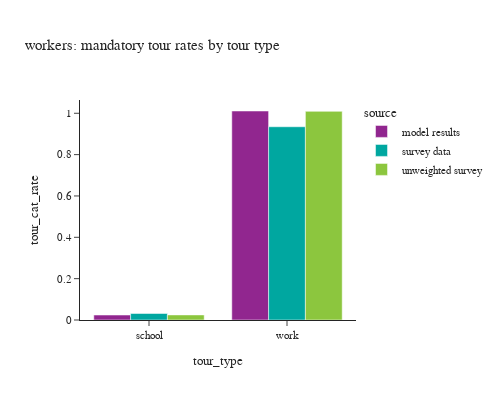
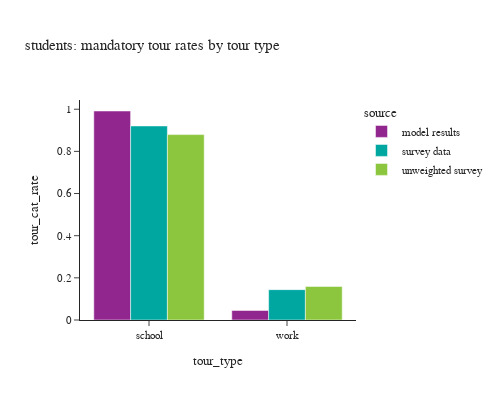

Notebook cell for these charts, in order:
### Code cell
# worker tour rates
df_plot = w_tour_data.groupby(['source','tour_type'])[['tour_weight']].sum().reset_index(). \
    merge(df_worker_count, how='left', on='source')
df_plot['tour_cat_rate'] = df_plot['tour_weight']/df_plot['person_weight']

fig = px.bar(df_plot, x="tour_type", y="tour_cat_rate", color="source",barmode="group",
             title="workers: mandatory tour rates by tour type")
fig.update_layout(height=400, width=500)
fig.show()

df_plot = s_tour_data.groupby(['source','tour_type'])[['tour_weight']].sum().reset_index(). \
    merge(df_student_count, how='left', on='source')
df_plot['tour_cat_rate'] = df_plot['tour_weight']/df_plot['person_weight']

fig = px.bar(df_plot, x="tour_type", y="tour_cat_rate", color="source",barmode="group",
             title="students: mandatory tour rates by tour type")
fig.update_layout(height=400, width=500)
fig.show()

### Figure 1 — Plotly figure (JSON) as saved in the notebook; plotly's stock layout.template omitted (floating-point values rounded to 4 significant figures)
{"data": [{"alignmentgroup": "True", "hovertemplate": "source=model results<br>tour_type=%{x}<br>tour_cat_rate=%{y}<extra></extra>", "legendgroup": "model results", "marker": {"color": "#91268F", "pattern": {"shape": ""}}, "name": "model results", "offsetgroup": "model results", "orientation": "v", "showlegend": true, "textposition": "auto", "type": "bar", "x": ["school", "work"], "xaxis": "x", "y": [0.02399, 1.011], "yaxis": "y"}, {"alignmentgroup": "True", "hovertemplate": "source=survey data<br>tour_type=%{x}<br>tour_cat_rate=%{y}<extra></extra>", "legendgroup": "survey data", "marker": {"color": "#00A7A0", "pattern": {"shape": ""}}, "name": "survey data", "offsetgroup": "survey data", "orientation": "v", "showlegend": true, "textposition": "auto", "type": "bar", "x": ["school", "work"], "xaxis": "x", "y": [0.03143, 0.9348], "yaxis": "y"}, {"alignmentgroup": "True", "hovertemplate": "source=unweighted survey<br>tour_type=%{x}<br>tour_cat_rate=%{y}<extra></extra>", "legendgroup": "unweighted survey", "marker": {"color": "#8CC63E", "pattern": {"shape": ""}}, "name": "unweighted survey", "offsetgroup": "unweighted survey", "orientation": "v", "showlegend": true, "textposition": "auto", "type": "bar", "x": ["school", "work"], "xaxis": "x", "y": [0.02458, 1.009], "yaxis": "y"}], "layout": {"barmode": "group", "height": 400, "legend": {"title": {"text": "source"}, "tracegroupgap": 0}, "title": {"text": "workers: mandatory tour rates by tour type"}, "width": 500, "xaxis": {"anchor": "y", "domain": [0, 1], "title": {"text": "tour_type"}}, "yaxis": {"anchor": "x", "domain": [0, 1], "title": {"text": "tour_cat_rate"}}}}

### Figure 2 — Plotly figure (JSON) as saved in the notebook; plotly's stock layout.template omitted (floating-point values rounded to 4 significant figures)
{"data": [{"alignmentgroup": "True", "hovertemplate": "source=model results<br>tour_type=%{x}<br>tour_cat_rate=%{y}<extra></extra>", "legendgroup": "model results", "marker": {"color": "#91268F", "pattern": {"shape": ""}}, "name": "model results", "offsetgroup": "model results", "orientation": "v", "showlegend": true, "textposition": "auto", "type": "bar", "x": ["school", "work"], "xaxis": "x", "y": [0.9916, 0.04516], "yaxis": "y"}, {"alignmentgroup": "True", "hovertemplate": "source=survey data<br>tour_type=%{x}<br>tour_cat_rate=%{y}<extra></extra>", "legendgroup": "survey data", "marker": {"color": "#00A7A0", "pattern": {"shape": ""}}, "name": "survey data", "offsetgroup": "survey data", "orientation": "v", "showlegend": true, "textposition": "auto", "type": "bar", "x": ["school", "work"], "xaxis": "x", "y": [0.9207, 0.144], "yaxis": "y"}, {"alignmentgroup": "True", "hovertemplate": "source=unweighted survey<br>tour_type=%{x}<br>tour_cat_rate=%{y}<extra></extra>", "legendgroup": "unweighted survey", "marker": {"color": "#8CC63E", "pattern": {"shape": ""}}, "name": "unweighted survey", "offsetgroup": "unweighted survey", "orientation": "v", "showlegend": true, "textposition": "auto", "type": "bar", "x": ["school", "work"], "xaxis": "x", "y": [0.8796, 0.1591], "yaxis": "y"}], "layout": {"barmode": "group", "height": 400, "legend": {"title": {"text": "source"}, "tracegroupgap": 0}, "title": {"text": "students: mandatory tour rates by tour type"}, "width": 500, "xaxis": {"anchor": "y", "domain": [0, 1], "title": {"text": "tour_type"}}, "yaxis": {"anchor": "x", "domain": [0, 1], "title": {"text": "tour_cat_rate"}}}}
